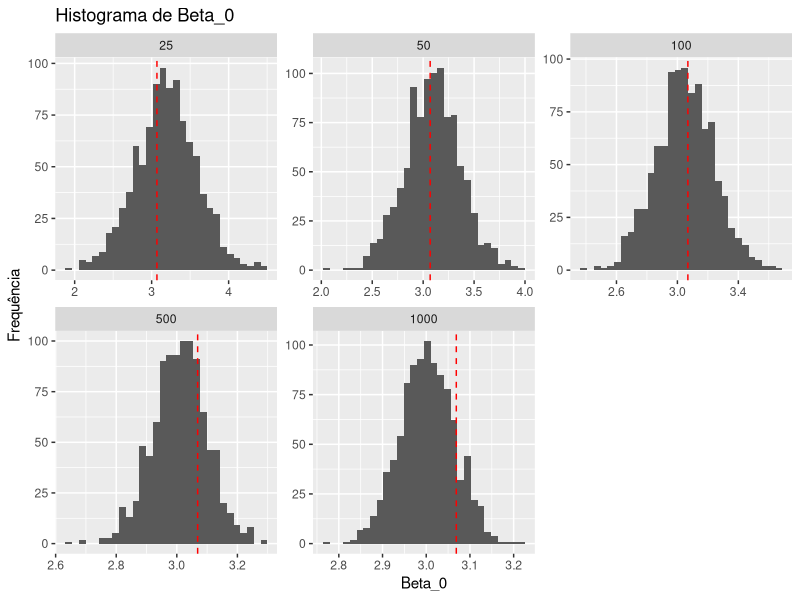
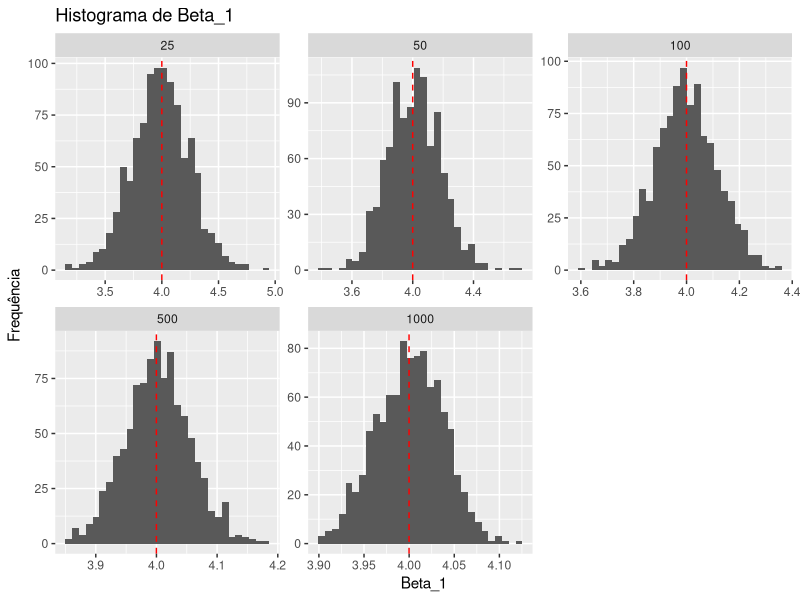
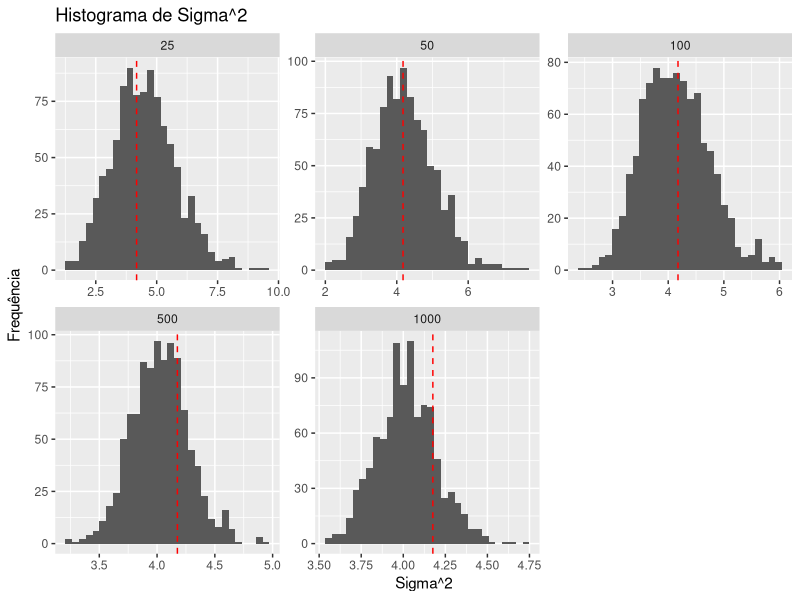

Source code (R) for these figures, in order:
## ---- chunk 1
library(tidyverse)
library(dplyr)
set.seed(1234)
## ---- chunk 2
nn          <- c(25, 50, 100, 500, 1000)
monte_carlo <- 1000

simula_modelo <- function(n) {
  x <- runif(n, -3, 3)
  epsilon <- rnorm(n, 0, 2)
  beta_0 <- 3
  beta_1 <- 4
  y <- beta_0 + beta_1 * x + epsilon

  modelo <- lm(y ~ x)
  modelo_sum <- summary(modelo)
  
  # Outlier
  y[n] <- beta_0 + beta_1 * x[n] + 2 * modelo_sum$sigma  # Define o outlier como 2 desvios padrão acima do valor estimado
  
  modelo <- lm(y ~ x)
  modelo_sum <- summary(modelo)
  
  list(
    beta_0 = coef(modelo)[1],
    beta_1 = coef(modelo)[2],
    sigma2 = modelo_sum$sigma^2,
    p_value_beta_0 = modelo_sum$coefficients[1, 4],
    p_value_beta_1 = modelo_sum$coefficients[2, 4]
  )
}

resultados <- lapply(nn, function(n) {
  replicate(monte_carlo, simula_modelo(n), simplify = FALSE)
})

dfresultados <- do.call(rbind, lapply(seq_along(nn), function(i) {
  n <- nn[i]
  do.call(rbind, lapply(resultados[[i]], function(res) {
    data.frame(
      n = n,
      beta_0 = res$beta_0,
      beta_1 = res$beta_1,
      sigma2 = res$sigma2,
      p_value_beta_0 = res$p_value_beta_0,
      p_value_beta_1 = res$p_value_beta_1
    )
  }))
}))


stats <- dfresultados %>%
  group_by(n) %>%
  summarise(
    mean_beta_0 = mean(beta_0),
    var_beta_0 = var(beta_0),
    median_beta_0 = median(beta_0),
    mean_beta_1 = mean(beta_1),
    var_beta_1 = var(beta_1),
    median_beta_1 = median(beta_1),
    var_sigma2 = var(sigma2),
    median_sigma2 = median(sigma2)
  )

ggplot(dfresultados, aes(x = beta_0)) +
    geom_histogram() +
    geom_vline(aes(xintercept = mean(beta_0)), color = "red", linetype = "dashed") +
    facet_wrap(~ n, scales = "free") +
    labs(title = "Histograma de Beta_0", x = "Beta_0", y = "Frequência")

ggplot(dfresultados, aes(x = beta_1)) +
  geom_histogram() +
  geom_vline(aes(xintercept = mean(beta_1)), color = "red", linetype = "dashed") +
  facet_wrap(~ n, scales = "free") +
  labs(title = "Histograma de Beta_1", x = "Beta_1", y = "Frequência")

ggplot(dfresultados, aes(x = sigma2)) +
  geom_histogram() +
  geom_vline(aes(xintercept = mean(sigma2)), color = "red", linetype = "dashed") +
  facet_wrap(~ n, scales = "free") +
  labs(title = "Histograma de Sigma^2", x = "Sigma^2", y = "Frequência")

